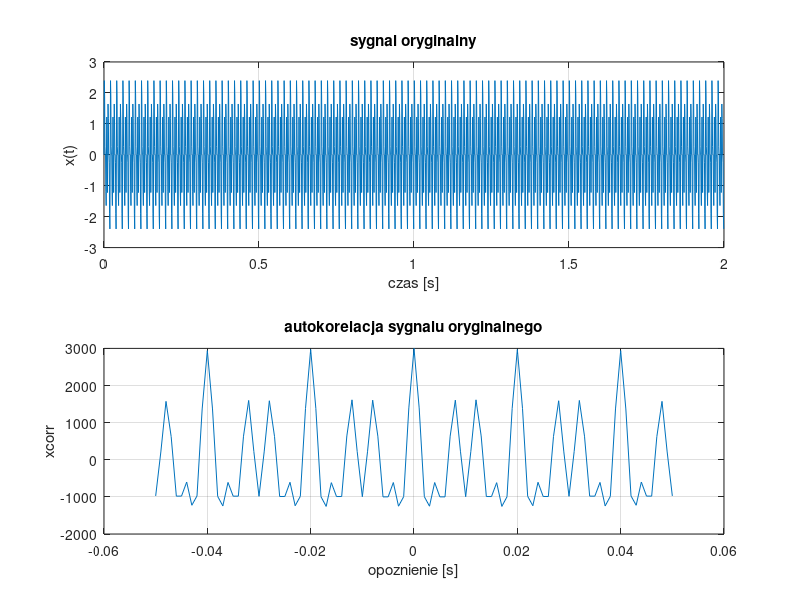

Reproduce this figure in MATLAB.
close all;
clear all;

N=2000;
fp=1000;
t=0:1/fp:(N-1)/fp;
x=sin(2*pi*150*t)+sin(2*pi*250*t)+sin(2*pi*100*t);

figure;
subplot(211);
plot(t,x); grid on;
title('sygnal oryginalny');
xlabel('czas [s]');
ylabel('x(t)');


kmax=50;
xx=xcorr(x,x,kmax);
tx=-kmax/fp:1/fp:kmax/fp;
subplot(212);
plot(tx,xx); grid on;
title('autokorelacja sygnalu oryginalnego');
xlabel('opoznienie [s]');
ylabel('xcorr');
